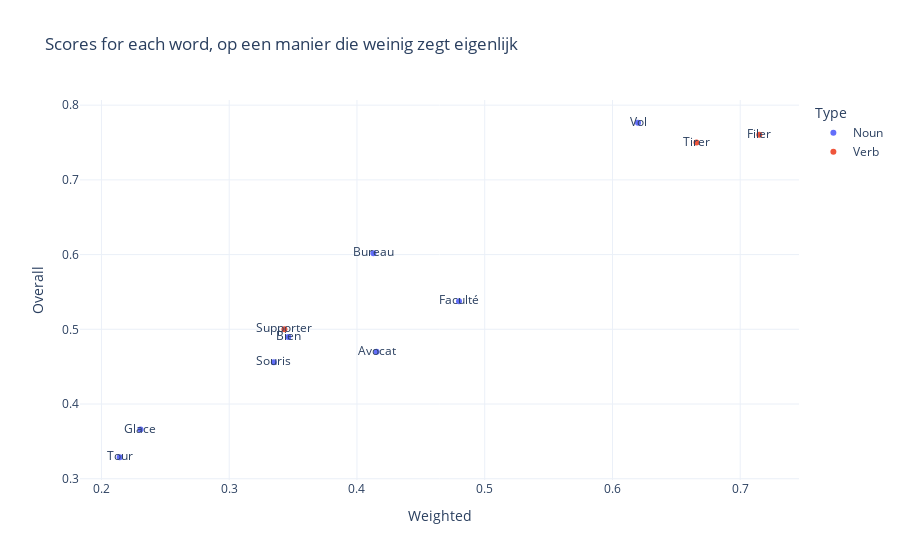
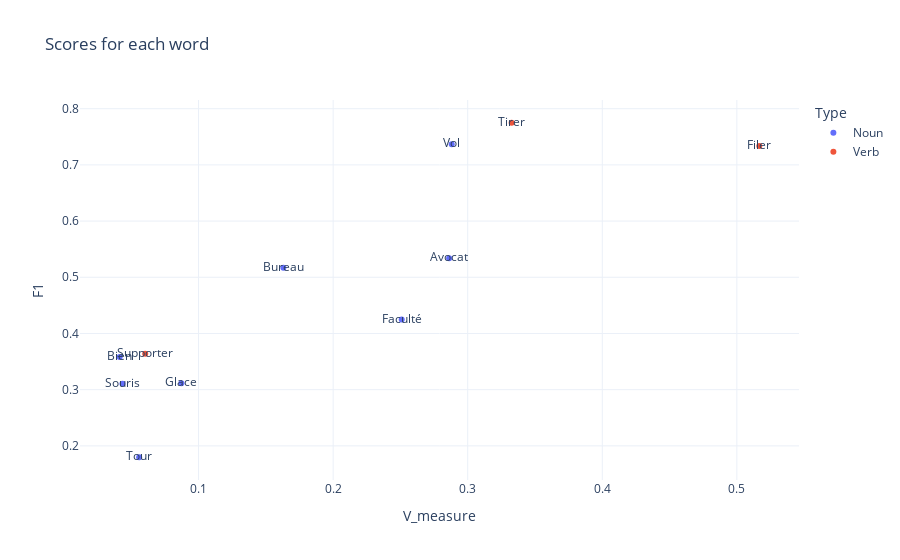

Write notebook code for charts like these, in order.
### Code cell
fig_zegt_weinig = px.scatter(df_BIC, x="Weighted", y="Overall", text=df_BIC.index, color="Type", title="Scores for each word, op een manier die weinig zegt eigenlijk",template="plotly_white")
fig_zegt_weinig.show()
fig_zegt_weinig = px.scatter(df_BIC, x="Weighted", y="Overall", text=df_BIC.index, color="Type", title="Scores for each word, op een manier die weinig zegt eigenlijk",template="plotly_white")
fig = px.scatter(df_BIC, x="V_measure", y="F1", text=df_BIC.index, color="Type", title="Scores for each word",template="plotly_white")
fig.show()

### Figure 1 — Plotly figure (JSON) as saved in the notebook; plotly's stock layout.template omitted (floating-point values rounded to 4 significant figures)
{"data": [{"hovertemplate": "Type=Noun<br>Weighted=%{x}<br>Overall=%{y}<br>index=%{text}<extra></extra>", "legendgroup": "Noun", "marker": {"color": "#636efa", "symbol": "circle"}, "mode": "markers+text", "name": "Noun", "orientation": "v", "showlegend": true, "text": ["Avocat", "Bien", "Bureau", "Faculté", "Glace", "Souris", "Tour", "Vol"], "x": [0.4153, 0.3463, 0.4129, 0.4799, 0.2306, 0.3349, 0.2143, 0.62], "xaxis": "x", "y": [0.4699, 0.4898, 0.6019, 0.5375, 0.3659, 0.4559, 0.3288, 0.7765], "yaxis": "y", "type": "scatter"}, {"hovertemplate": "Type=Verb<br>Weighted=%{x}<br>Overall=%{y}<br>index=%{text}<extra></extra>", "legendgroup": "Verb", "marker": {"color": "#EF553B", "symbol": "circle"}, "mode": "markers+text", "name": "Verb", "orientation": "v", "showlegend": true, "text": ["Filer", "Supporter", "Tirer"], "x": [0.7149, 0.3432, 0.6658], "xaxis": "x", "y": [0.7604, 0.5, 0.75], "yaxis": "y", "type": "scatter"}], "layout": {"xaxis": {"anchor": "y", "domain": [0.0, 1.0], "title": {"text": "Weighted"}}, "yaxis": {"anchor": "x", "domain": [0.0, 1.0], "title": {"text": "Overall"}}, "legend": {"title": {"text": "Type"}, "tracegroupgap": 0}, "title": {"text": "Scores for each word, op een manier die weinig zegt eigenlijk"}}}

### Figure 2 — Plotly figure (JSON) as saved in the notebook; plotly's stock layout.template omitted (floating-point values rounded to 4 significant figures)
{"data": [{"hovertemplate": "Type=Noun<br>V_measure=%{x}<br>F1=%{y}<br>index=%{text}<extra></extra>", "legendgroup": "Noun", "marker": {"color": "#636efa", "symbol": "circle"}, "mode": "markers+text", "name": "Noun", "orientation": "v", "showlegend": true, "text": ["Avocat", "Bien", "Bureau", "Faculté", "Glace", "Souris", "Tour", "Vol"], "x": [0.2862, 0.0414, 0.163, 0.2509, 0.08724, 0.04348, 0.05586, 0.2881], "xaxis": "x", "y": [0.5338, 0.358, 0.5171, 0.4248, 0.3114, 0.3104, 0.1798, 0.7367], "yaxis": "y", "type": "scatter"}, {"hovertemplate": "Type=Verb<br>V_measure=%{x}<br>F1=%{y}<br>index=%{text}<extra></extra>", "legendgroup": "Verb", "marker": {"color": "#EF553B", "symbol": "circle"}, "mode": "markers+text", "name": "Verb", "orientation": "v", "showlegend": true, "text": ["Filer", "Supporter", "Tirer"], "x": [0.5167, 0.06036, 0.3327], "xaxis": "x", "y": [0.7334, 0.3638, 0.775], "yaxis": "y", "type": "scatter"}], "layout": {"xaxis": {"anchor": "y", "domain": [0.0, 1.0], "title": {"text": "V_measure"}}, "yaxis": {"anchor": "x", "domain": [0.0, 1.0], "title": {"text": "F1"}}, "legend": {"title": {"text": "Type"}, "tracegroupgap": 0}, "title": {"text": "Scores for each word"}}}
